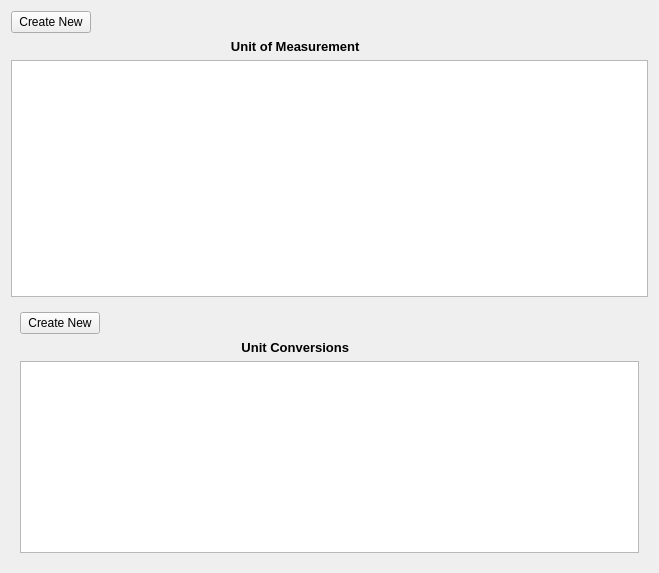
<?xml version="1.0" encoding="UTF-8"?>
<ui version="4.0">
 <class>UOM</class>
 <widget class="QWidget" name="UOM">
  <property name="geometry">
   <rect>
    <x>0</x>
    <y>0</y>
    <width>659</width>
    <height>573</height>
   </rect>
  </property>
  <property name="windowTitle">
   <string>Form</string>
  </property>
  <layout class="QVBoxLayout" name="verticalLayout_2">
   <item>
    <widget class="QPushButton" name="createNewMeasurementPushButton">
     <property name="sizePolicy">
      <sizepolicy hsizetype="Fixed" vsizetype="Fixed">
       <horstretch>0</horstretch>
       <verstretch>0</verstretch>
      </sizepolicy>
     </property>
     <property name="text">
      <string>Create New</string>
     </property>
    </widget>
   </item>
   <item>
    <widget class="QLabel" name="titleLabel">
     <property name="font">
      <font>
       <pointsize>10</pointsize>
       <weight>75</weight>
       <bold>true</bold>
      </font>
     </property>
     <property name="text">
      <string>Unit of Measurement                   </string>
     </property>
     <property name="alignment">
      <set>Qt::AlignCenter</set>
     </property>
    </widget>
   </item>
   <item>
    <widget class="QTableWidget" name="tableWidget">
     <property name="selectionBehavior">
      <enum>QAbstractItemView::SelectRows</enum>
     </property>
    </widget>
   </item>
   <item>
    <widget class="QWidget" name="conversionWidget" native="true">
     <layout class="QVBoxLayout" name="verticalLayout">
      <item>
       <widget class="QPushButton" name="createNewConversionPushButton">
        <property name="sizePolicy">
         <sizepolicy hsizetype="Fixed" vsizetype="Fixed">
          <horstretch>0</horstretch>
          <verstretch>0</verstretch>
         </sizepolicy>
        </property>
        <property name="text">
         <string>Create New</string>
        </property>
       </widget>
      </item>
      <item>
       <widget class="QLabel" name="conversionLabel">
        <property name="font">
         <font>
          <pointsize>10</pointsize>
          <weight>75</weight>
          <bold>true</bold>
         </font>
        </property>
        <property name="text">
         <string>Unit Conversions                   </string>
        </property>
        <property name="alignment">
         <set>Qt::AlignCenter</set>
        </property>
       </widget>
      </item>
      <item>
       <widget class="QTableView" name="UomConversionTableView">
        <property name="selectionBehavior">
         <enum>QAbstractItemView::SelectRows</enum>
        </property>
       </widget>
      </item>
     </layout>
    </widget>
   </item>
  </layout>
 </widget>
 <resources/>
 <connections/>
</ui>
